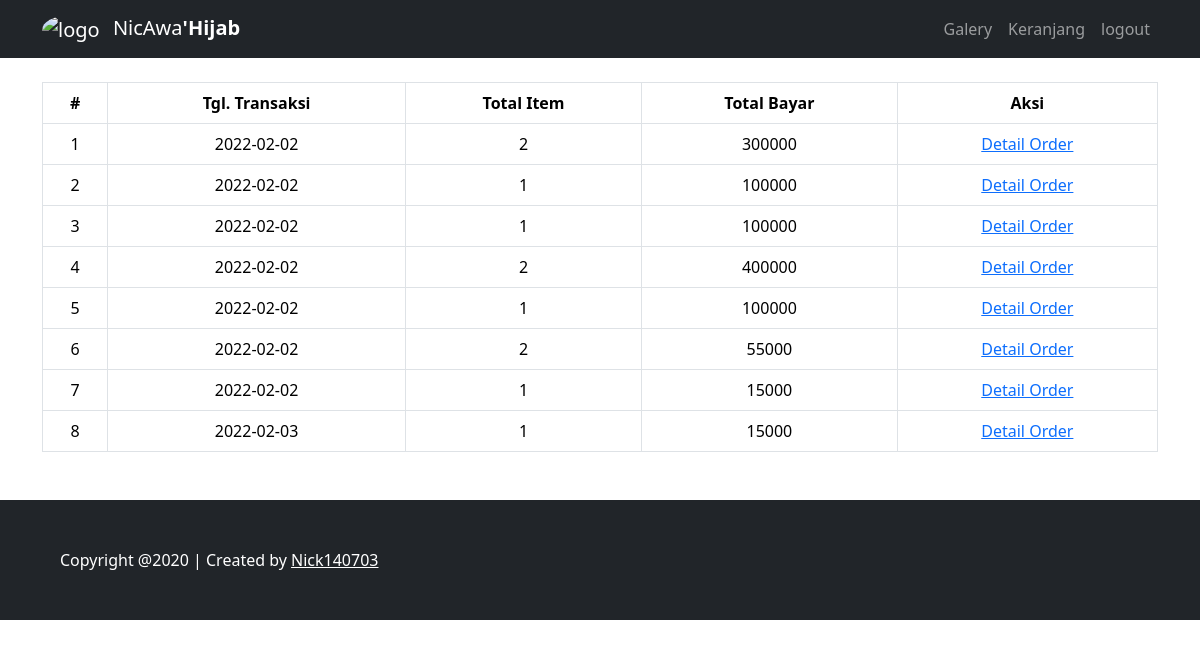
The app's page /laporan.php with its own data.
### tables this page shows
CREATE TABLE `tb_order` (
  `id_order` int(10) UNSIGNED NOT NULL,
  `total_item` int(11) NOT NULL,
  `total_bayar` float NOT NULL,
  `tgl_transaksi` date NOT NULL
);

### laporan.php (the view)
<?php
require_once 'koneksi.php';
require_once 'header1.php';
?>
<section class="gelombang">
<div class="container">
<br>
 <table class="table table-bordered">
  <thead align="center">
   <tr>
    <th>#</th>
    <th>Tgl. Transaksi</th>
    <th>Total Item</th>
    <th>Total Bayar</th>
    <th>Aksi</th>
   </tr>
  </thead>
  <tbody align="center">
   <?php
   $query = mysqli_query($conn, "SELECT * FROM tb_order");
   $no = 1;
   while ($dt = $query->fetch_assoc()) :
    ?>
    <tr>
     <td><?= $no++; ?></td>
     <td><?= $dt['tgl_transaksi']; ?></td>
     <td><?= $dt['total_item']; ?></td>
     <td><?= $dt['total_bayar']; ?></td>
     <td>
      <a href="detail_order.php?id_order=<?= $dt['id_order']; ?>">Detail Order</a>
     </td>
    </tr>
   <?php endwhile; ?>
  </tbody>
 </table>
</div>
</section>
<?php require_once 'footer.php'; ?>

### header1.php (shortened to what this page needs)
<!doctype html>
<html lang="en">
  <head>
    <link rel="stylesheet" type="text/css" href="css/bootstrap.css">
    <link rel="stylesheet" type="text/css" href="fontawesome/css/all.min.css">
  </head>
<body>
<nav class="navbar navbar-expand-lg navbar-dark bg-dark">
  <div class="container">
    <a class="navbar-brand" href="#">
      <img src="img/logo.png" alt="logo" width="50" height="50" class="me-2 rounded-circle">
      NicAwa<strong>'Hijab</strong>
    </a>
    <div class="collapse navbar-collapse" id="navbarNav">
      <ul class="navbar-nav ms-auto">
        <li class="nav-item">
          <a class="nav-link" aria-current="page" href="timeline.php">Galery</a>
        </li>
        <li class="nav-item">
          <a class="nav-link" href="keranjang.php">Keranjang</a>
        </li>
        <li class="nav-item">
          <a class="nav-link" href="logout.php" tabindex="-1" aria-disabled="true">logout</a>
        </li>
      </ul>
    </div>
  </div>
</nav>

### footer.php (shortened to what this page needs)
    <section class="bg-dark p-5 mt-5 text-white">
     <div class="container">
     <div class="row">
       <div class="col">
       <a> Copyright @2020 | Created by <a class="text-decoration: none; text-white" href="github.com/nick140703">Nick140703</a></a>
      </div>
     </div>
     </div>
    </section>
  </body>
</html>

### records on screen
tb_order: tgl_transaksi "2022-02-02", total_item "2", total_bayar "300000"
tb_order: tgl_transaksi "2022-02-02", total_item "1", total_bayar "100000"
tb_order: tgl_transaksi "2022-02-02", total_item "1", total_bayar "100000"
tb_order: tgl_transaksi "2022-02-02", total_item "2", total_bayar "400000"
tb_order: tgl_transaksi "2022-02-02", total_item "1", total_bayar "100000"
tb_order: tgl_transaksi "2022-02-02", total_item "2", total_bayar "55000"
tb_order: tgl_transaksi "2022-02-02", total_item "1", total_bayar "15000"
tb_order: tgl_transaksi "2022-02-03", total_item "1", total_bayar "15000"
